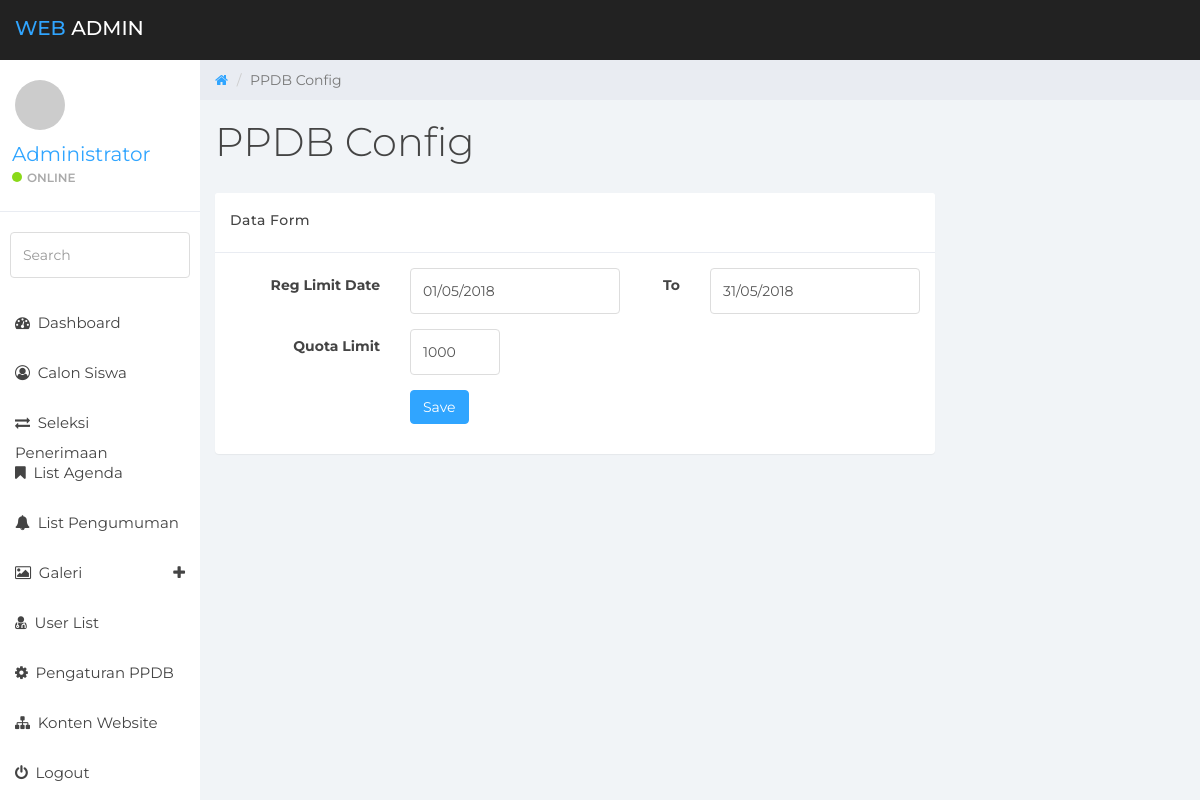
Page /sysadmin/?page=ppdb-config (signed in) on the earlier database version.
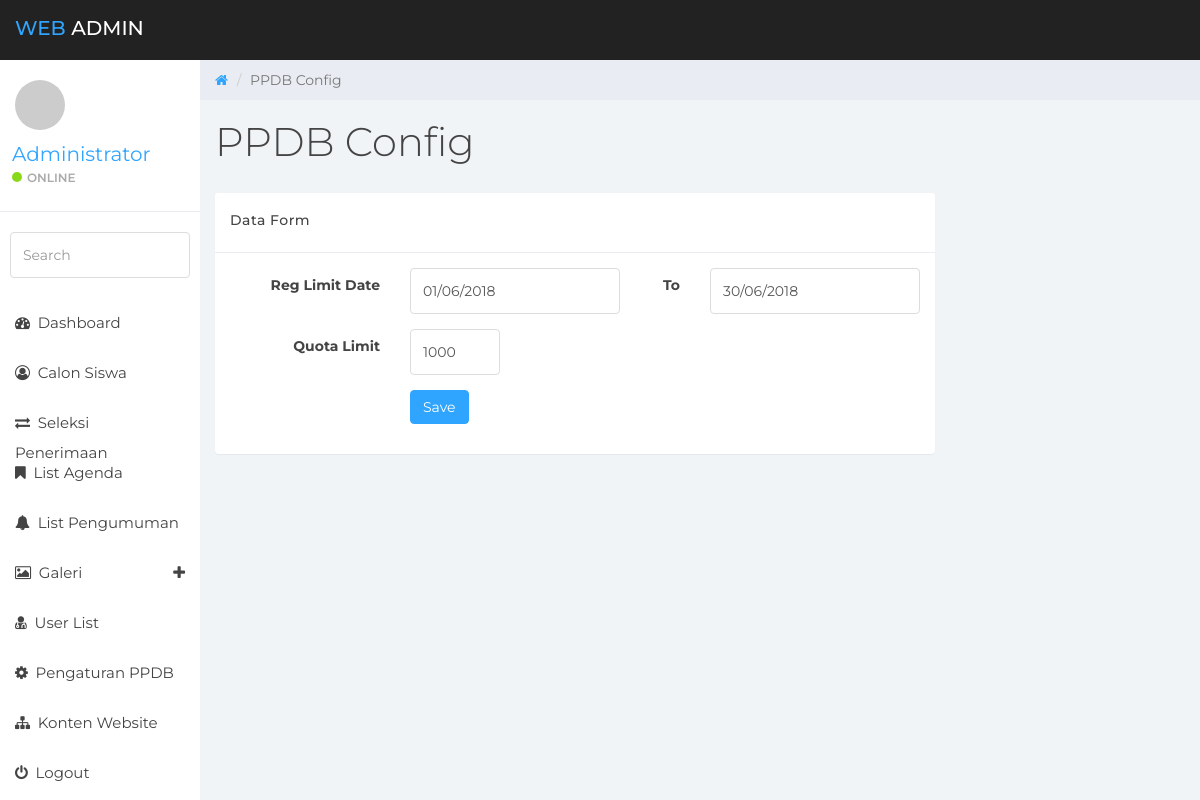
Same page on the later database version.
### tables this page shows
CREATE TABLE `ppdb_setup` (
  `setup_id` int(5) NOT NULL,
  `setup_date_pre` date NOT NULL,
  `setup_date_post` date NOT NULL,
  `setup_quota` int(11) NOT NULL
);

### includes/constants.php (called while the page is built, shortened)
<?php
$baseurl = "http://".$_SERVER['HTTP_HOST'].str_replace(basename($_SERVER['SCRIPT_NAME']),"",$_SERVER['SCRIPT_NAME']);
?>

### includes/class.db.php (called while the page is built, shortened)
<?php
class DB
{
    private $link = null;
    static $inst = null;
    public function __construct()
    {
        try {
            $this->link = new mysqli( DB_HOST, DB_USER, DB_PASS, DB_NAME );
            $this->link->set_charset( "utf8" );
        } catch ( Exception $e ) {
            die( 'Unable to connect to database' );
        }
    }
    public function num_rows( $query )
    {
        $num_rows = $this->link->query( $query );
        if( $this->link->error )
        {
            $this->log_db_errors( $this->link->error, $query );
            return $this->link->error;
        }
        else
        {
            return $num_rows->num_rows;
        }
    }
    public function get_row( $query, $object = false )
    {
        $row = $this->link->query( $query );
        if( $this->link->error )
        {
            $this->log_db_errors( $this->link->error, $query );
            return false;
        }
        else
        {
            $r = ( !$object ) ? $row->fetch_row() : $row->fetch_object();
            return $r;
        }
    }
    static function getInstance()
    {
        if( self::$inst == null )
        {
            self::$inst = new DB();
        }
        return self::$inst;
    }
}

### sysadmin/modules/setup/v_form.php (the view, shortened to what this page needs)
<?php
$pagetitle = "PPDB Config";
$act = "modules/setup/do_task.php";
$getpage = "ppdb-config";
$getact = htmlspecialchars($_GET["act"], ENT_QUOTES, 'UTF-8');
?>
<div class="row">
    <ol class="breadcrumb">
        <li><a href="<?php echo $baseurl;?>">
            <em class="fa fa-home"></em>
        </a></li>
        <li class="active"><?php echo $pagetitle;?></li>
    </ol>
</div>
<div class="row">
    <div class="col-lg-12">
        <h1 class="page-header"><?php echo $pagetitle;?></h1>
    </div>
</div>
<?php
switch($getact){
    default:
$key = htmlspecialchars(1, ENT_QUOTES, 'UTF-8');
$query = "SELECT * FROM ppdb_setup WHERE setup_id = '$key' ";
if( $database->num_rows( $query ) > 0 )
{
    list( $id, $predate, $postdate, $quota ) = $database->get_row( $query );
    $vpredate = $predate == "0000-00-00" ? date("d/m/Y") : date("d/m/Y", strtotime($predate));
    $vpostdate = $postdate == "0000-00-00" ? date("d/m/Y") : date("d/m/Y", strtotime($postdate));
    $vquota = $quota == 0 ? 1000 : (int) $quota;
?>
<div class="row">
    <div class="col-lg-9">
        <div class="panel panel-default">
            <div class="panel-heading">
                <h5>Data Form</h5>
            </div>
            <div class="panel-body">
                <form role="form" class="form-horizontal" method="POST" action="<?php echo $act.'?page='.$getpage;?>&act=update">
                    <div class="form-group">
                        <label class="col-sm-3 control-label">Reg Limit Date</label>
                        <div class="col-sm-4">
                            <input type="text" name="fpredate" class="form-control datepicker" value="<?php echo $vpredate; ?>">
                        </div>
                        <label class="col-sm-1 control-label"> To </label>
                        <div class="col-sm-4">
                            <input type="text" name="fpostdate" class="form-control datepicker" value="<?php echo $vpostdate; ?>">
                        </div>
                    </div>
                    <div class="form-group">
                        <label class="col-sm-3 control-label">Quota Limit</label>
                        <div class="col-sm-2">
                            <input type="number" name="fquota" class="form-control" id="fquota" value="<?php echo $vquota; ?>">
                        </div>
                    </div>
                    <div class="form-group">
                        <div class="col-sm-offset-3 col-sm-9">
                            <button type="submit" class="btn btn-primary">Save</button>
                        </div>
                    </div>
                </form>
            </div>
        </div>
    </div>
</div>
<?php
}else{
echo '<div class="row"><div class="col-lg-12"> '
    . '<div class="panel panel-default">'
    . '<div class="panel-body"><h2 class="text-center">Data Not Available</h2></div>'
    . '</div>'
    . '</div></div>';
}
break;
}
?>

Differences in the rows shown:
changed ppdb_setup: fpredate "01/05/2018" → "01/06/2018"; fpostdate "31/05/2018" → "30/06/2018"
